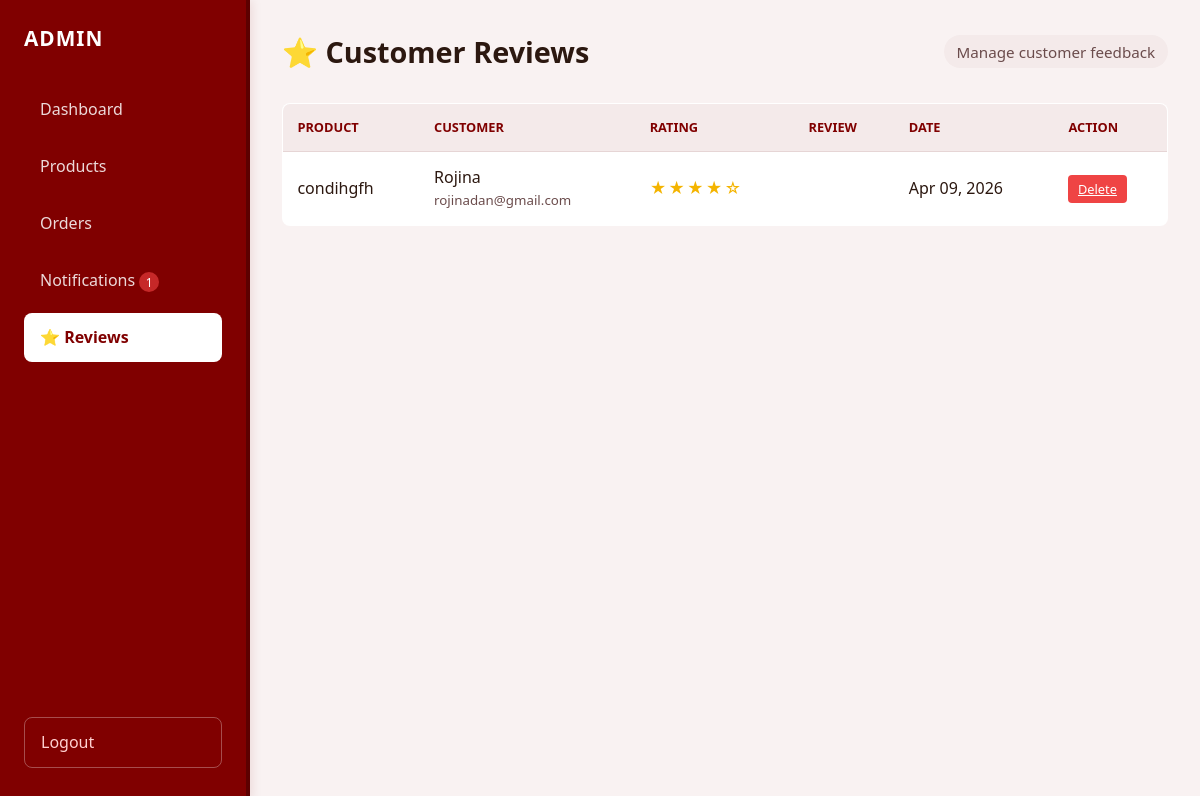
Screenshot of /admin/reviews.php (signed in) with the database file from the repository.
### tables this page shows
CREATE TABLE `reviews` (
  `id` int(11) NOT NULL,
  `user_id` int(11) NOT NULL,
  `product_id` int(11) NOT NULL,
  `order_id` int(11) NOT NULL,
  `rating` tinyint(4) NOT NULL CHECK (`rating` between 1 and 5),
  `comment` text DEFAULT NULL,
  `is_approved` tinyint(1) DEFAULT 1,
  `created_at` timestamp NOT NULL DEFAULT current_timestamp()
);

CREATE TABLE `products` (
  `id` int(11) NOT NULL,
  `name` varchar(200) NOT NULL,
  `category` enum('shampoo','conditioner','treatment','hair oil') DEFAULT 'shampoo',
  `hair_textures` longtext DEFAULT NULL CHECK (json_valid(`hair_textures`)),
  `scalp_types` longtext DEFAULT NULL CHECK (json_valid(`scalp_types`)),
  `hair_problems` longtext DEFAULT NULL CHECK (json_valid(`hair_problems`)),
  `description` text DEFAULT NULL,
  `price` decimal(10,2) NOT NULL,
  `stock_quantity` int(11) DEFAULT 0,
  `image_url` varchar(500) DEFAULT '',
  `created_at` timestamp NOT NULL DEFAULT current_timestamp()
);

CREATE TABLE `users` (
  `id` int(11) NOT NULL,
  `email` varchar(255) NOT NULL,
  `password_hash` varchar(255) NOT NULL,
  `email_notifications` tinyint(1) DEFAULT 1,
  `promo_emails` tinyint(1) DEFAULT 0,
  `first_name` varchar(100) DEFAULT NULL,
  `last_name` varchar(100) DEFAULT NULL,
  `role` enum('user','admin') DEFAULT 'user',
  `created_at` timestamp NOT NULL DEFAULT current_timestamp(),
  `updated_at` timestamp NOT NULL DEFAULT current_timestamp() ON UPDATE current_timestamp()
);

### admin/reviews.php (the view, shortened to what this page needs)
<?php require_once 'admin_check.php'; ?>
<?php
$unreadNotifs = $pdo->query("SELECT COUNT(*) FROM notifications WHERE user_id IS NULL AND is_read = 0")->fetchColumn();
$reviews = $pdo->query("
    SELECT r.id, r.rating, r.comment, r.created_at, r.is_approved,
           u.first_name, u.email, p.name as product_name
    FROM reviews r
    JOIN users u ON r.user_id = u.id
    JOIN products p ON r.product_id = p.id
    ORDER BY r.created_at DESC
")->fetchAll();
?>
<!DOCTYPE html>
<html lang="en">
<head>
</head>
<body>
    <nav class="sidebar">
        <h2>ADMIN</h2>
        <a href="index.php" class="<?= basename($_SERVER['PHP_SELF']) == 'index.php' ? 'active' : '' ?>">Dashboard</a>
        <a href="products.php" class="<?= basename($_SERVER['PHP_SELF']) == 'products.php' ? 'active' : '' ?>">Products</a>
        <a href="orders.php" class="<?= basename($_SERVER['PHP_SELF']) == 'orders.php' ? 'active' : '' ?>">Orders</a>
        <a href="notifications.php" class="<?= basename($_SERVER['PHP_SELF']) == 'notifications.php' ? 'active' : '' ?>">
            Notifications <?= $unreadNotifs > 0 ? "<span style='background:#C62828;color:#fff;padding:.1rem .4rem;border-radius:10px;font-size:.75rem;'>$unreadNotifs</span>" : '' ?>
        </a>
        <a href="reviews.php" class="<?= basename($_SERVER['PHP_SELF']) == 'reviews.php' ? 'active' : '' ?>">⭐ Reviews</a>
        <a href="../logout.php" class="logout">Logout</a>
    </nav>
    <main class="main">
        <div class="header">
            <h1>⭐ Customer Reviews</h1>
            <span style="color:var(--mut);">Manage customer feedback</span>
        </div>
        <?php if(empty($reviews)): ?>
            <p class="empty">No reviews yet.</p>
        <?php else: ?>
            <div style="overflow-x:auto;">
                <table>
                    <thead><tr><th>Product</th><th>Customer</th><th>Rating</th><th>Review</th><th>Date</th><th>Action</th></tr></thead>
                    <tbody>
                        <?php foreach($reviews as $r): ?>
                        <tr>
                            <td><?= htmlspecialchars($r['product_name']) ?></td>
                            <td><?= htmlspecialchars($r['first_name']) ?><br><small style="color:var(--mut)"><?= htmlspecialchars($r['email']) ?></small></td>
                            <td class="stars"><?= str_repeat('★', $r['rating']) . str_repeat('☆', 5-$r['rating']) ?></td>
                            <td><?= nl2br(htmlspecialchars(substr($r['comment'], 0, 80))) . (strlen($r['comment'])>80?'...':'') ?></td>
                            <td><?= date('M d, Y', strtotime($r['created_at'])) ?></td>
                            <td><a href="?delete=<?= $r['id'] ?>" class="btn-del" onclick="return confirm('Delete this review?');">Delete</a></td>
                        </tr>
                        <?php endforeach; ?>
                    </tbody>
                </table>
            </div>
        <?php endif; ?>
</body>
</html>

### admin/reviews.php (style rules this page uses)
:root { --bg: #F9F2F2; --card: #FFFFFF; --accent: #800000; --accent-hover: #5C0000; --accent-light: #F4EAEA; --txt: #2C1810; --mut: #6B4C4C; --bdr: #E6D5D5; --success: #2E7D32; --success-bg: #E8F5E9; --error: #C62828; --error-bg: #FDECEA; }
* { box-sizing: border-box; margin: 0; padding: 0; font-family: system-ui, -apple-system, 'Segoe UI', Roboto, sans-serif; }
body { background: var(--bg); color: var(--txt); display: flex; min-height: 100vh; }
.sidebar { width: 250px; background: var(--accent); border-right: 4px solid var(--accent-hover); padding: 1.5rem; position: fixed; height: 100vh; display: flex; flex-direction: column; box-shadow: 2px 0 10px rgba(128, 0, 0, 0.1); }
.sidebar h2 { font-size: 1.3rem; margin-bottom: 2rem; letter-spacing: 1px; color: #FFFFFF; font-weight: 700; }
.sidebar a { display: block; padding: 0.85rem 1rem; margin-bottom: 0.5rem; text-decoration: none; color: rgba(255, 255, 255, 0.85); border-radius: 8px; transition: all 0.2s ease; font-weight: 500; }
.sidebar a.active { background: #FFFFFF; color: var(--accent); font-weight: 600; }
.sidebar .logout { margin-top: auto; color: #FFD1D1; border: 1px solid rgba(255,255,255,0.3); }
.main { margin-left: 250px; flex: 1; padding: 2rem; }
.header { display: flex; justify-content: space-between; align-items: center; margin-bottom: 2rem; }
.header h1 { font-size: 1.8rem; font-weight: 700; color: var(--txt); }
.header span { color: var(--mut); font-size: 0.95rem; background: var(--accent-light); padding: 0.4rem 0.8rem; border-radius: 20px; font-weight: 500; }
table { width:100%;border-collapse:collapse;background:var(--card);border-radius:8px;overflow:hidden;border:1px solid var(--bdr); }
th,td { padding:.9rem;text-align:left;border-bottom:1px solid var(--bdr); }
th { background:var(--accent-light);color:var(--accent);font-size:.8rem;text-transform:uppercase; }
.stars { color:#F4B400; letter-spacing:2px; }
.btn-del { background:#EF4444;color:#fff;padding:.3rem .6rem;border:none;border-radius:4px;cursor:pointer;font-size:.8rem; }

### rows the page displays
reviews: product.name "condihgfh", user.first_name "Rojina", user.email "rojinadan@gmail.com", rating "★★★★", rating "☆", created_at "Apr 09, 2026"

### other values shown
$unreadNotifs "1"
